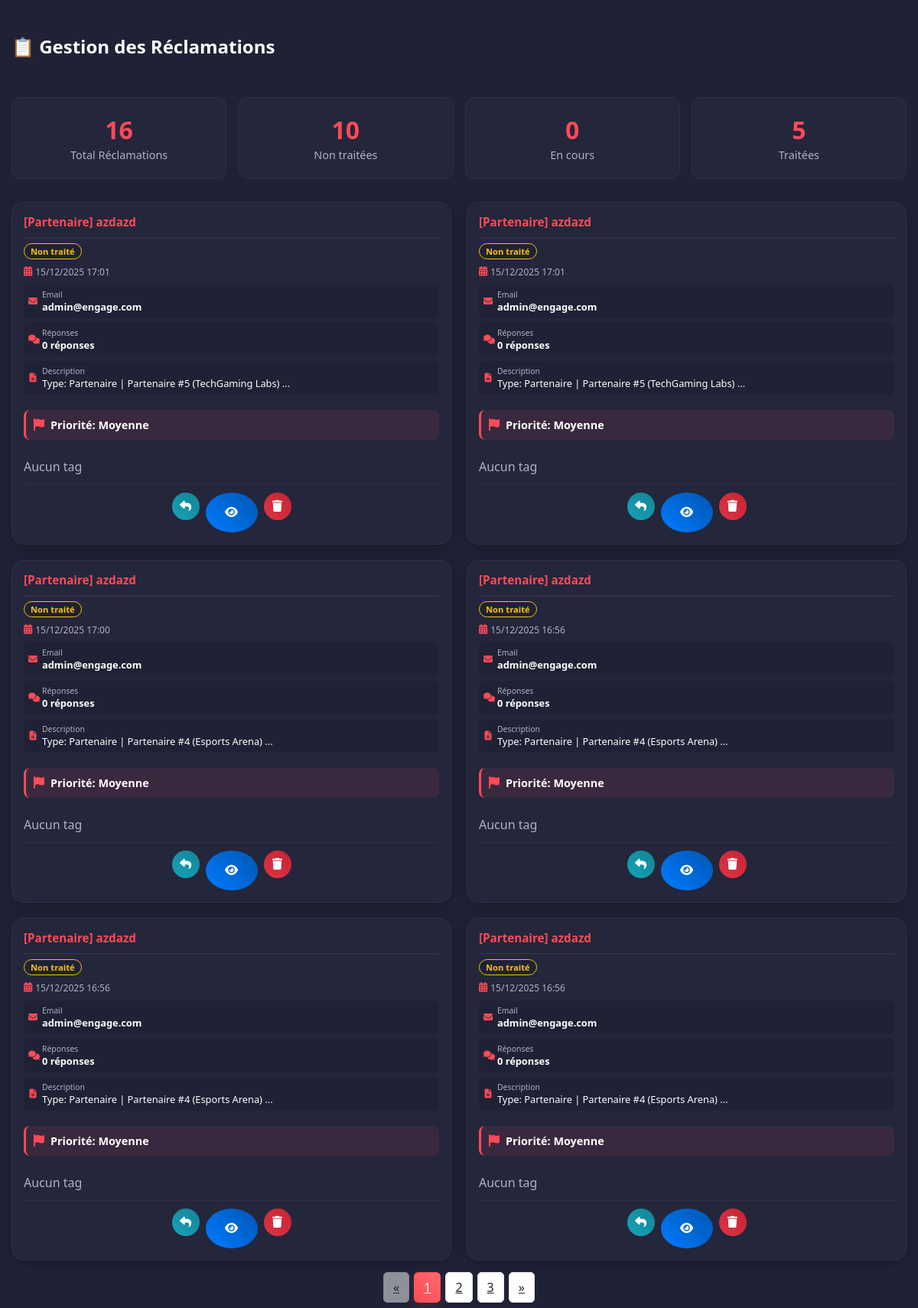
Page /view/backoffice/reclamation/listReclamation.php on the committed database.
### tables this page shows
CREATE TABLE `reclamation` (
  `id` int(11) NOT NULL,
  `sujet` varchar(255) NOT NULL,
  `description` longtext NOT NULL,
  `email` varchar(255) NOT NULL,
  `date_creation` timestamp NOT NULL DEFAULT current_timestamp(),
  `statut` enum('Non traite','En cours','Traite') DEFAULT 'Non traite',
  `reponse` longtext DEFAULT NULL,
  `utilisateur_id` int(11) NOT NULL,
  `product_id` int(11) DEFAULT NULL,
  `priorite` enum('Basse','Moyenne','Haute','Urgente') DEFAULT 'Moyenne',
  `updated_at` timestamp NOT NULL DEFAULT current_timestamp() ON UPDATE current_timestamp(),
  `category` varchar(50) DEFAULT 'general',
  `department` varchar(100) DEFAULT 'General Support'
);

### controller/ReclamationController.php (called while the page is built, shortened)
<?php
require_once __DIR__ . '/../db_config.php';
class ReclamationController {
    private $pdo;
    public function __construct() {
        $this->pdo = config::getConnexion();
    }
    private function ensureSchema(): void {
        $sqlStatements = [
            "ALTER TABLE reclamation ADD COLUMN IF NOT EXISTS category VARCHAR(50) DEFAULT 'general'",
            "ALTER TABLE reclamation ADD COLUMN IF NOT EXISTS department VARCHAR(100) DEFAULT 'General Support'",
            "CREATE INDEX IF NOT EXISTS idx_reclamation_category ON reclamation(category)",
            "CREATE INDEX IF NOT EXISTS idx_reclamation_priority ON reclamation(priorite)"
        ];
        foreach ($sqlStatements as $sql) {
            try {
                $this->pdo->exec($sql);
            } catch (Exception $e) {
            }
        }
    }
    public function getTagsByReclamation(int $reclamationId): array {
        $pdo = config::getConnexion();
        $stmt = $pdo->prepare("SELECT tag FROM reclamation_tags WHERE reclamation_id = :rid ORDER BY tag ASC");
        $stmt->execute([':rid' => $reclamationId]);
        return array_map(function($r){return $r['tag'];}, $stmt->fetchAll(PDO::FETCH_ASSOC));
    }
    public function listReclamations() {
        $sql = "SELECT id, sujet, description, email, date_creation, statut, priorite, category, department
                FROM reclamation
                ORDER BY date_creation DESC";
        return $this->pdo->query($sql)->fetchAll(PDO::FETCH_ASSOC);
    }
}
?>

### db_config.php (called while the page is built, shortened)
<?php
if (!class_exists('config')) {
    class config
    {
        public static function getConnexion()
        {
            $host = "localhost";
            $db   = "projetweb3";
            $user = "root";
            $pass = "";
            $dsn = "mysql:host=$host;dbname=$db;charset=utf8";
            try {
                $pdo = new PDO($dsn, $user, $pass);
                $pdo->setAttribute(PDO::ATTR_ERRMODE, PDO::ERRMODE_EXCEPTION);
                return $pdo;
            } catch (PDOException $e) {
                die("Erreur de connexion : " . $e->getMessage());
            }
        }
    }
}

### controller/ResponseController.php (called while the page is built, shortened)
<?php
require_once __DIR__ . '/../db_config.php';
class ResponseController {
    private $pdo;
    public function __construct() {
        $this->pdo = config::getConnexion();
    }
    public function getResponses($reclamation_id) {
        $sql = "SELECT id, reclamation_id, contenu, date_response, admin_id
                FROM response
                WHERE reclamation_id = :reclamation_id
                ORDER BY date_response DESC";
        $stmt = $this->pdo->prepare($sql);
        $stmt->execute(['reclamation_id' => $reclamation_id]);
        return $stmt->fetchAll(PDO::FETCH_ASSOC);
    }
}
?>

### view/backoffice/reclamation/listReclamation.php (the view, shortened to what this page needs)
<?php
$base_dir = str_replace('\\', '/', __DIR__) . '/../../../';
require_once $base_dir . 'controller/ReclamationController.php';
require_once $base_dir . 'controller/ResponseController.php';
$recCtrl = new ReclamationController();
$respCtrl = new ResponseController();
$allReclamations = $recCtrl->listReclamations();
$page = isset($_GET['page']) ? max(1, intval($_GET['page'])) : 1;
$perPage = 6;
$totalReclamations = count($allReclamations);
$totalPages = (int) ceil($totalReclamations / $perPage);
$offset = ($page - 1) * $perPage;
$list = array_slice($allReclamations, $offset, $perPage);
?>
<!DOCTYPE html>
<html lang="fr">
<head>
    <link rel="stylesheet" href="../assets/css/custom-backoffice.css">
    <link rel="stylesheet" href="../assets/css/tags.css">
    <link rel="stylesheet" href="https://cdnjs.cloudflare.com/ajax/libs/font-awesome/6.5.0/css/all.min.css">
</head>
<body>
<div class="container mt-4">
    <div class="missions-header">
        <h2 class="text-white">📋 Gestion des Réclamations</h2>
    </div>
    <div class="missions-stats">
        <div class="mission-stat-card">
            <span class="mission-stat-number"><?= count($allReclamations) ?></span>
            <span class="mission-stat-label">Total Réclamations</span>
        </div>
        <div class="mission-stat-card">
            <span class="mission-stat-number">
                <?= count(array_filter($allReclamations, fn($r) => $r['statut'] === 'Non traite')) ?>
            </span>
            <span class="mission-stat-label">Non traitées</span>
        </div>
        <div class="mission-stat-card">
            <span class="mission-stat-number">
                <?= count(array_filter($allReclamations, fn($r) => $r['statut'] === 'En cours')) ?>
            </span>
            <span class="mission-stat-label">En cours</span>
        </div>
        <div class="mission-stat-card">
            <span class="mission-stat-number">
                <?= count(array_filter($allReclamations, fn($r) => $r['statut'] === 'Traite')) ?>
            </span>
            <span class="mission-stat-label">Traitées</span>
        </div>
    </div>
    <div class="mission-grid">
        <?php if (empty($list)): ?>
            <div class="empty-state">
                <i class="fas fa-inbox"></i>
                <h3>Aucune réclamation trouvée</h3>
                <p>Les réclamations apparaîtront ici dès que les utilisateurs en soumettront.</p>
            </div>
        <?php else: ?>
            <?php foreach ($list as $rec):
                $responses = $respCtrl->getResponses($rec['id']);
                $countResp = $responses ? count($responses) : 0;
                $tags = $recCtrl->getTagsByReclamation((int)$rec['id']);
                $tagsStr = htmlspecialchars(implode(',', $tags));
            ?>
                <div class="mission-card" data-reclamation-item data-tags="<?= $tagsStr ?>">
                    <div class="mission-header">
                        <div>
                            <h3 class="mission-title"><?= htmlspecialchars($rec['sujet']) ?></h3>
                            <?php
                                $statusClass = 'difficulty-en_attente';
                                $statusLabel = 'Non traité';
                            ?>
                            <span class="mission-difficulty <?= $statusClass ?>">
                                <?= $statusLabel ?>
                            </span>
                        </div>
                    </div>
                    <div class="mission-dates">
                        <div class="date-info">
                            <i class="fas fa-calendar-alt"></i>
                            <span><?= date('d/m/Y H:i', strtotime($rec['date_creation'])) ?></span>
                        </div>
                    </div>
                    <div class="mission-details">
                        <div class="detail-item">
                            <i class="fas fa-envelope"></i>
                            <div>
                                <div class="detail-label">Email</div>
                                <div class="detail-value"><?= htmlspecialchars($rec['email']) ?></div>
                            </div>
                        </div>
                        <div class="detail-item">
                            <i class="fas fa-comments"></i>
                            <div>
                                <div class="detail-label">Réponses</div>
                                <div class="detail-value"><?= $countResp ?> réponse<?= $countResp !== 1 ? 's' : '' ?></div>
                            </div>
                        </div>
                        <?php if (!empty($rec['description'])): ?>
                        <div class="detail-item" style="grid-column: 1 / -1;">
                            <i class="fas fa-file-alt"></i>
                            <div>
                                <div class="detail-label">Description</div>
                                <div class="detail-value" style="font-weight: normal; overflow: hidden; text-overflow: ellipsis; white-space: nowrap;">
                                    <?= htmlspecialchars(substr($rec['description'], 0, 50)) ?>
                                    <?= strlen($rec['description']) > 50 ? '...' : '' ?>
                                </div>
                            </div>
                        </div>
                        <?php endif; ?>
                    </div>
                    <div class="mission-likes-info" style="margin: 12px 0; padding: 10px; background: rgba(255, 74, 87, 0.1); border-radius: 8px; border-left: 3px solid #ff4a57; display: flex; align-items: center; gap: 8px;">
                        <i class="fas fa-flag" style="color: #ff4a57; font-size: 1rem;"></i>
                        <span style="color: var(--text-color); font-weight: 600; font-size: 0.9rem;">
                            Priorité: <?= htmlspecialchars($rec['priorite'] ?? 'Normal') ?>
                        </span>
                    </div>
                    <div style="margin: 12px 0;">
                        <?php $reclamationId = (int)$rec['id']; include 'tags_partial.php'; ?>
                    </div>
                    <div class="mission-actions">
                        <a href="response.php?id=<?= $rec['id'] ?>"
                           class="btn-icon btn-reply"
                           title="Répondre">
                            <i class="fas fa-reply"></i>
                        </a>
                        <a href="details.php?id=<?= $rec['id'] ?>"
                           class="btn-icon btn-view"
                           title="Voir les détails">
                            <i class="fas fa-eye"></i>
                        </a>
                        <a href="delete.php?id=<?= $rec['id'] ?>"
                           class="btn-icon btn-supprimer"
                           title="Supprimer"
                           onclick="return confirm('Êtes-vous sûr de vouloir supprimer cette réclamation ?');">
                            <i class="fas fa-trash"></i>
                        </a>
                    </div>
                </div>
            <?php endforeach; ?>
        <?php endif; ?>
    </div>
    <?php if ($totalPages > 1): ?>
    <div class="text-center mt-4">
        <nav aria-label="Pagination">
            <ul class="pagination justify-content-center">
                <li class="page-item <?= $page <= 1 ? 'disabled' : '' ?>">
                    <a class="page-link" href="?page=<?= max(1, $page-1) ?>" aria-label="Précédent">&laquo;</a>
                </li>
                <?php for ($p = 1; $p <= $totalPages; $p++): ?>
                    <li class="page-item <?= $p === $page ? 'active' : '' ?>">
                        <a class="page-link" href="?page=<?= $p ?>"><?= $p ?></a>
                    </li>
                <?php endfor; ?>
                <li class="page-item <?= $page >= $totalPages ? 'disabled' : '' ?>">
                    <a class="page-link" href="?page=<?= min($totalPages, $page+1) ?>" aria-label="Suivant">&raquo;</a>
                </li>
            </ul>
        </nav>
    </div>
    <?php endif; ?>
</div>
</body>
</html>

### view/backoffice/reclamation/tags_partial.php (shortened to what this page needs)
<?php
require_once __DIR__ . '/../../../controller/ReclamationController.php';
$ctrl = new ReclamationController();
$rid = isset($reclamation['id']) ? (int)$reclamation['id'] : (int)($reclamationId ?? 0);
$tags = $rid ? $ctrl->getTagsByReclamation($rid) : [];
?>
<link rel="stylesheet" href="../assets/css/tags.css">
<div class="tags-wrap">
<?php if(empty($tags)): ?>
  <span style="color:#b0b3c1;">Aucun tag</span>
<?php endif; ?>
</div>

### view/backoffice/assets/css/custom-backoffice.css (style rules this page uses)
:root { --primary-color: #ff4a57; --primary-light: #ff6b7a; --secondary-color: #1f2235; --accent-color: #24263b; --text-color: #ffffff; --text-muted: #b0b3c1; --sidebar-width: 250px; --success: #28a745; --warning: #ffc107; --danger: #dc3545; --info: #17a2b8; --border-color: #2d3047; }
body { background-color: var(--secondary-color); color: var(--text-color); font-family: 'Segoe UI', Tahoma, Geneva, Verdana, sans-serif; margin: 0; padding: 0; }
.mission-grid { display: grid; grid-template-columns: repeat(auto-fill, minmax(350px, 1fr)); gap: 25px; margin-top: 30px; }
.mission-card { background: var(--accent-color); padding: 25px; border-radius: 15px; border: 1px solid var(--border-color); box-shadow: 0 4px 15px rgba(0, 0, 0, 0.2); transition: all 0.3s ease; position: relative; }
.mission-title { font-size: 1.3rem; font-weight: 700; color: var(--primary-color); margin-bottom: 15px; border-bottom: 2px solid var(--border-color); padding-bottom: 10px; }
.mission-actions { margin-top: 20px; display: flex; justify-content: center; gap: 8px; }
.btn-icon { width: 40px; height: 40px; border-radius: 50%; display: flex; align-items: center; justify-content: center; text-decoration: none; transition: all 0.3s ease; border: none; font-size: 1rem; cursor: pointer; }
.btn-supprimer { background: linear-gradient(45deg, #dc3545, #c82333); color: white; }
.btn-icon { position: relative; }
.btn-icon::after { content: attr(title); position: absolute; bottom: -35px; left: 50%; transform: translateX(-50%); background: rgba(0, 0, 0, 0.8); color: white; padding: 5px 10px; border-radius: 4px; font-size: 0.75rem; white-space: nowrap; opacity: 0; visibility: hidden; transition: all 0.3s ease; z-index: 1000; }
.btn-view, .btn-edit, .btn-delete { padding: 8px 16px; border-radius: 20px; font-size: 0.85rem; font-weight: 600; text-decoration: none; display: inline-flex; align-items: center; gap: 6px; border: none; transition: all 0.3s; }
.btn-view { background: linear-gradient(45deg, #007bff, #0056b3); color: white; }
.text-white { color: var(--text-color) !important; }
.mt-4 { margin-top: 1.5rem !important; }
.container { max-width: 1200px; margin: 0 auto; padding: 0 15px; }

### view/backoffice/assets/css/tags.css (style rules this page uses)
.tags-wrap { display:flex;flex-wrap:wrap }

### rows in the picture
reclamation: sujet "[Partenaire] azdazd", statusLabel "Non traité", date_creation "15/12/2025 17:01", email "admin@engage.com", countResp "0", description "Type: Partenaire | Partenaire #5 (TechGaming Labs)", priorite "Moyenne"
reclamation: sujet "[Partenaire] azdazd", statusLabel "Non traité", date_creation "15/12/2025 17:01", email "admin@engage.com", countResp "0", description "Type: Partenaire | Partenaire #5 (TechGaming Labs)", priorite "Moyenne"
reclamation: sujet "[Partenaire] azdazd", statusLabel "Non traité", date_creation "15/12/2025 17:00", email "admin@engage.com", countResp "0", description "Type: Partenaire | Partenaire #4 (Esports Arena)", priorite "Moyenne"
reclamation: sujet "[Partenaire] azdazd", statusLabel "Non traité", date_creation "15/12/2025 16:56", email "admin@engage.com", countResp "0", description "Type: Partenaire | Partenaire #4 (Esports Arena)", priorite "Moyenne"
reclamation: sujet "[Partenaire] azdazd", statusLabel "Non traité", date_creation "15/12/2025 16:56", email "admin@engage.com", countResp "0", description "Type: Partenaire | Partenaire #4 (Esports Arena)", priorite "Moyenne"
reclamation: sujet "[Partenaire] azdazd", statusLabel "Non traité", date_creation "15/12/2025 16:56", email "admin@engage.com", countResp "0", description "Type: Partenaire | Partenaire #4 (Esports Arena)", priorite "Moyenne"

### other values in the picture
count($allReclamations) "16"
